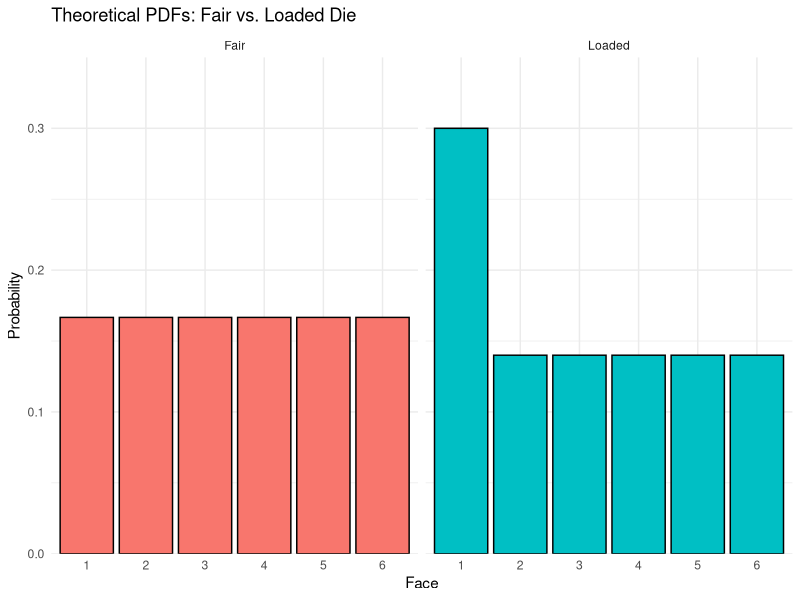

R code for this plot:
#
#
#
#
#
#
#
#
#
#| message: false
library(tidyverse)
#
#
#
#| cache: true
throw_dice <- function(n = 1, weights = rep(1/6, 6)) {
  d1 <- sample(1:6, n, replace = TRUE, prob = weights)
  d2 <- sample(1:6, n, replace = TRUE, prob = weights)
  d1 + d2
}
#
#
#
theoretical_pdf <- bind_rows(
  tibble(face = factor(1:6), probability = rep(1/6, 6), die = "Fair"),
  tibble(face = factor(1:6), probability = c(0.30, rep(0.14, 5)), die = "Loaded")
)

theoretical_pdf %>%
  ggplot(aes(x = face, y = probability, fill = die)) +
  geom_col(color = "black") +
  facet_wrap(~ die, nrow = 1) +
  scale_y_continuous(expand = c(0, 0), limits = c(0, 0.35)) +
  labs(x = "Face", y = "Probability", title = "Theoretical PDFs: Fair vs. Loaded Die") +
  theme_minimal() +
  theme(legend.position = "none")
#
#
#
#| cache: true
log_lr <- function(rolls) {
  p_loaded <- ifelse(rolls == 6, 0.30, 0.14)
  p_fair <- 1/6
  log(p_loaded / p_fair)
}
#
#
#
set.seed(10)
rolls_200 <- sample(1:6, 200, replace = TRUE, prob = c(0.14, 0.14, 0.14, 0.14, 0.14, 0.30))
round(1 / (1 + exp(-sum(log_lr(rolls_200)))), 6)
#
#
#
#
#
